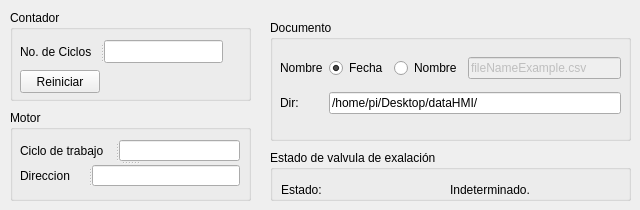
      <widget class="QWidget" name="tab_2">
       <attribute name="title">
        <string>Registro</string>
       </attribute>
       <widget class="QGroupBox" name="groupBox">
        <property name="geometry">
         <rect>
          <x>10</x>
          <y>10</y>
          <width>241</width>
          <height>91</height>
         </rect>
        </property>
        <property name="title">
         <string>Contador</string>
        </property>
        <widget class="QPushButton" name="pushButton_resetC">
         <property name="geometry">
          <rect>
           <x>10</x>
           <y>60</y>
           <width>80</width>
           <height>23</height>
          </rect>
         </property>
         <property name="text">
          <string>Reiniciar</string>
         </property>
        </widget>
        <widget class="QSplitter" name="splitter_4">
         <property name="geometry">
          <rect>
           <x>10</x>
           <y>30</y>
           <width>203</width>
           <height>23</height>
          </rect>
         </property>
         <property name="orientation">
          <enum>Qt::Horizontal</enum>
         </property>
         <widget class="QLabel" name="label">
          <property name="text">
           <string>No. de Ciclos</string>
          </property>
         </widget>
         <widget class="QLineEdit" name="lineEdit_ciclos"/>
        </widget>
       </widget>
       <widget class="QGroupBox" name="groupBox_2">
        <property name="geometry">
         <rect>
          <x>10</x>
          <y>110</y>
          <width>241</width>
          <height>91</height>
         </rect>
        </property>
        <property name="title">
         <string>Motor</string>
        </property>
        <widget class="QSplitter" name="splitter_7">
         <property name="geometry">
          <rect>
           <x>10</x>
           <y>30</y>
           <width>220</width>
           <height>46</height>
          </rect>
         </property>
         <property name="orientation">
          <enum>Qt::Vertical</enum>
         </property>
         <widget class="QSplitter" name="splitter_5">
          <property name="orientation">
           <enum>Qt::Horizontal</enum>
          </property>
          <widget class="QLabel" name="label_2">
           <property name="text">
            <string>Ciclo de trabajo</string>
           </property>
          </widget>
          <widget class="QLineEdit" name="lineEdit"/>
         </widget>
         <widget class="QSplitter" name="splitter_6">
          <property name="orientation">
           <enum>Qt::Horizontal</enum>
          </property>
          <widget class="QLabel" name="label_6">
           <property name="text">
            <string>Direccion</string>
           </property>
          </widget>
          <widget class="QLineEdit" name="lineEdit_2"/>
         </widget>
        </widget>
       </widget>
       <widget class="QGroupBox" name="groupBox_doc">
        <property name="enabled">
         <bool>true</bool>
        </property>
        <property name="geometry">
         <rect>
          <x>270</x>
          <y>20</y>
          <width>361</width>
          <height>121</height>
         </rect>
        </property>
        <property name="title">
         <string>Documento</string>
        </property>
        <widget class="QWidget" name="layoutWidget">
         <property name="geometry">
          <rect>
           <x>10</x>
           <y>30</y>
           <width>341</width>
           <height>71</height>
          </rect>
         </property>
         <layout class="QGridLayout" name="gridLayout_6">
          <item row="0" column="0">
           <widget class="QLabel" name="label_9">
            <property name="text">
             <string>Nombre</string>
            </property>
           </widget>
          </item>
          <item row="0" column="1">
           <widget class="QRadioButton" name="radioButton_date">
            <property name="text">
             <string>Fecha</string>
            </property>
            <property name="checked">
             <bool>true</bool>
            </property>
           </widget>
          </item>
          <item row="0" column="2">
           <widget class="QRadioButton" name="radioButton_name">
            <property name="text">
             <string>Nombre</string>
            </property>
           </widget>
          </item>
          <item row="0" column="3">
           <widget class="QLineEdit" name="lineEdit_textName">
            <property name="enabled">
             <bool>false</bool>
            </property>
            <property name="text">
             <string>fileNameExample.csv</string>
            </property>
           </widget>
          </item>
          <item row="1" column="0">
           <widget class="QLabel" name="label_14">
            <property name="text">
             <string>Dir:</string>
            </property>
           </widget>
          </item>
          <item row="1" column="1" colspan="3">
           <widget class="QLineEdit" name="lineEdit_dir">
            <property name="text">
             <string>/home/pi/Desktop/dataHMI/</string>
            </property>
           </widget>
          </item>
         </layout>
        </widget>
       </widget>
       <widget class="QGroupBox" name="groupBox_8">
        <property name="geometry">
         <rect>
          <x>270</x>
          <y>150</y>
          <width>361</width>
          <height>51</height>
         </rect>
        </property>
        <property name="title">
         <string>Estado de valvula de exalación</string>
        </property>
        <widget class="QWidget" name="layoutWidget">
         <property name="geometry">
          <rect>
           <x>11</x>
           <y>31</y>
           <width>331</width>
           <height>17</height>
          </rect>
         </property>
         <layout class="QHBoxLayout" name="horizontalLayout_7">
          <item>
           <widget class="QLabel" name="label_17">
            <property name="text">
             <string>Estado: </string>
            </property>
           </widget>
          </item>
          <item>
           <widget class="QLabel" name="label_valve">
            <property name="text">
             <string>Indeterminado.</string>
            </property>
           </widget>
          </item>
         </layout>
        </widget>
       </widget>
      </widget>
